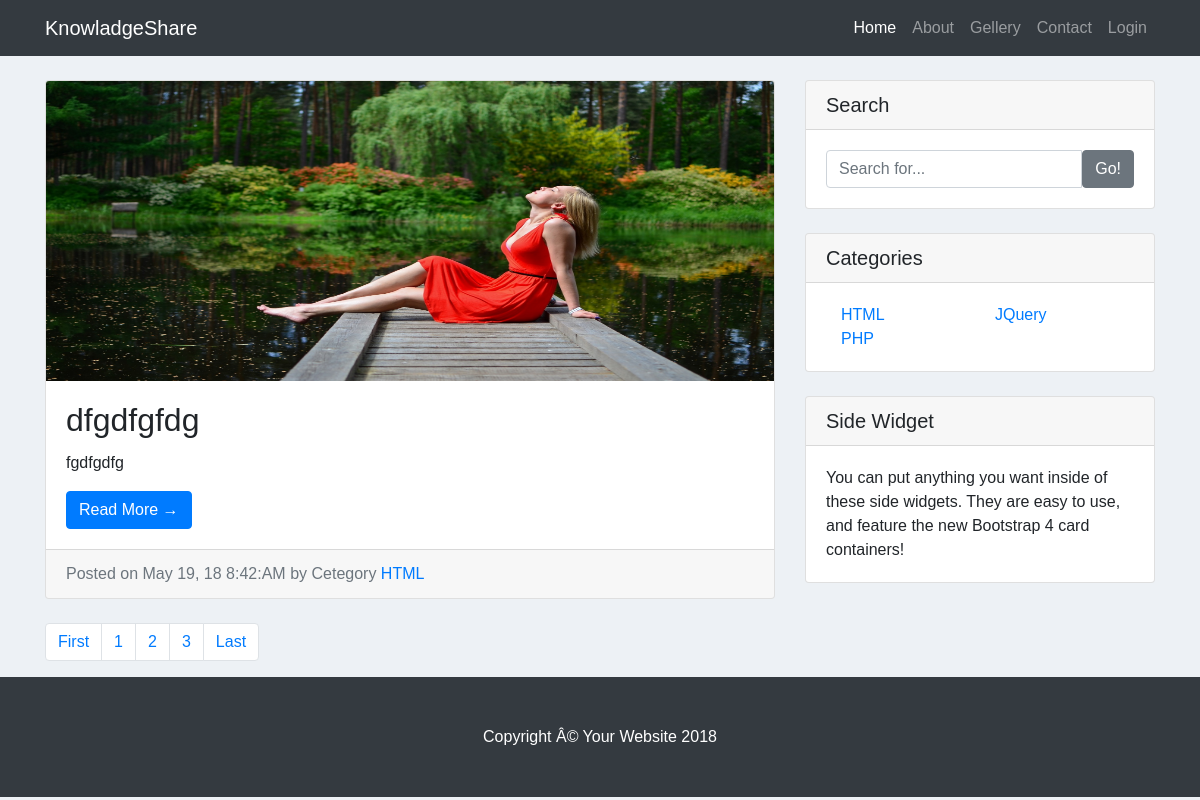
The page / on the database its author committed.
### tables this page shows
CREATE TABLE `options` (
  `option_id` int(11) NOT NULL,
  `page_title` varchar(100) NOT NULL,
  `logo` varchar(100) NOT NULL,
  `about` longtext NOT NULL,
  `widget` longtext NOT NULL,
  `copyright` varchar(50) NOT NULL
);

CREATE TABLE `blog_posts` (
  `post_id` int(11) NOT NULL,
  `post_title` text NOT NULL,
  `post_details` longtext NOT NULL,
  `category_id` int(11) NOT NULL,
  `author` varchar(50) NOT NULL,
  `post_image` varchar(256) DEFAULT NULL,
  `date` timestamp NOT NULL DEFAULT CURRENT_TIMESTAMP
);

CREATE TABLE `post_catergorys` (
  `category_id` int(11) NOT NULL,
  `category_names` varchar(255) NOT NULL
);

### functions/function.php (called while the page is built, shortened)
<?php
  include_once('helpers/date.php');
 function get_header(){
	 require_once('includes/header.php');
 }
  function get_sidebar(){
	  require_once('includes/sidebar.php');
 }
 function get_footer(){
	  require_once('includes/footer.php');
 }
?>

### helpers/date.php (called while the page is built)
<?php
class formate{
 public function formDate($date){
    return date('F j, y g:i:A', strtotime($date));
 }
}
?>

### index.php (the view, shortened to what this page needs)
<?php
 require_once('functions/function.php');
  get_header();
  $date= new formate;
?>
    <div class="container">
      <div class="row">
        <div class="col-md-8">
          <br>
            <?php
         $record_per_page=1;
         if(isset($_GET['page'])){
          $page_number=$_GET['page'];
         }else{
           $page_number=1;
         }
         ?>
         <?php
        $start_form=($page_number-1) *  $record_per_page;
                $sql = "SELECT * FROM blog_posts NATURAL JOIN post_catergorys LIMIT $start_form, $record_per_page ";
                $result = mysqli_query($conn, $sql);
                while($row = mysqli_fetch_assoc($result)){ ?>
                  <div class="card mb-4">
                    <img class="card-img-top" style="height: 300px" src="Admin/uploads/post/<?php echo $row['post_image']?>" alt=" Post Image">
                    <div class="card-body">
                      <h2 class="card-title"><?php echo $row['post_title']?></h2>
                      <p class="card-text"><?php echo substr($row['post_details'],4,250)?></p>
                      <a href="single.php?id=<?php echo $row['post_id']?>" class="btn btn-primary">Read More &rarr;</a>
                    </div>
                    <div class="card-footer text-muted">
                      Posted on <?php echo $date->formDate($row['date'])?>  by
                      <a href="single.html"><?php echo $row['author']?></a> Cetegory <a href="#"><?php echo $row['category_names']?></a>
                    </div>
                  </div>
              <?php  }
            ?>
      <?PHP
      $pagi = "SELECT COUNT(*) AS total FROM blog_posts";
      $page_reuslt = mysqli_query($conn, $pagi);
      $total = mysqli_fetch_object($page_reuslt)->total;
      $pages =number_format($total / $record_per_page);
      ?>
       <nav aria-label="Page navigation example">
        <ul class="pagination">
          <li class="page-item"><a class="page-link" href="?page=1">First</a></li>
          <?php
           for ($a=1; $a <= $pages ; $a++) {   ?>
            <li class="page-item <?php echo(isset($_GET['page'] ) && $_GET['page']==$a) ? 'active' : '' ?>">
               <a class="page-link" href="?page=<?php echo $a?>">
                    <?php  echo $a;?>
              </a>
             </li>
       <?php    }
          ?>
          <li class="page-item"><a class="page-link" href="?page=<?php echo  $pages;?>">Last</a></li>
        </ul>
      </nav>
        </div>
<?php
 get_sidebar();
 get_footer();
?>

### includes/header.php (shortened to what this page needs)
<?php
  require_once('functions/function.php');
  include_once('config.php');
?>
<!DOCTYPE html>
<html lang="en">
  <head>
    <?php
  $sql = "SELECT * FROM options";
    $result = mysqli_query($conn, $sql);
        $row = mysqli_fetch_assoc($result);
    ?>
    <link href="vendor/bootstrap/css/bootstrap.min.css" rel="stylesheet">
	<link rel="stylesheet" type="text/css" href="css/prettyPhoto.css" media="all" />
      <link rel="stylesheet" href="comments/style.css">
    <link href="css/blog-home.css" rel="stylesheet"/>
    <link href="css/custom-style" rel="stylesheet"/>
  </head>
  <body>
    <nav class="navbar navbar-expand-lg navbar-dark bg-dark fixed-top">
      <div class="container">
        <a class="navbar-brand" href="index.php"><?php echo $row['logo']?></a>
        <div class="collapse navbar-collapse" id="navbarResponsive">
          <ul class="navbar-nav ml-auto">
            <li class="nav-item active">
              <a class="nav-link" href="index.php">Home
              </a>
            </li>
            <li class="nav-item">
              <a class="nav-link" href="about.php">About</a>
            </li>
            <li class="nav-item">
              <a class="nav-link" href="gellery.php">Gellery</a>
            </li>
            <li class="nav-item">
              <a class="nav-link" href="contact.php">Contact</a>
            </li>
			<li class="nav-item">
                <?php if(empty($_SESSION['user_id'])){ ?>
              <a class="nav-link" href="Admin/login.php">Login</a>
     <?php       }else{ ?>
                     <a class="nav-link" href="Admin/index.php">Deshboard</a>
            <?php  }
                ?>
            </li>
          </ul>
        </div>
      </div>
    </nav>

### includes/sidebar.php
    <div class="col-md-4">
      <div class="card my-4">
        <h5 class="card-header">Search</h5>
        <div class="card-body">
          <form action="search.php" method="get">
          <div class="input-group">
            <input type="text" class="form-control" name="search" placeholder="Search for..." required>
            <span class="input-group-btn">
              <button class="btn btn-secondary" type="submit">Go!</button>
            </span>
          </div>
          </form>
        </div>
      </div>
      <div class="card my-4">
        <h5 class="card-header">Categories</h5>
        <div class="card-body">
          <div class="row">
            <div class="col-lg-12">
              <ul class="cat_list list-unstyled">
                <?php
                $cat_list= "SELECT * FROM post_catergorys";
                global $conn;
                $cat_resut=mysqli_query($conn,$cat_list);
                while ($cat_row=mysqli_fetch_assoc($cat_resut)) { ?>
                   <div class="col-md-6" style="float:left">
                      <li>
                  <a href="posts.php?category=<?php echo $cat_row['category_id']?>"><?php echo $cat_row['category_names'];?></a>
                </li>
                   </div>
              <?php  }
                ?>
              </ul>
            </div>
          </div>
        </div>
      </div>
      <div class="card my-4">
        <h5 class="card-header">Side Widget</h5>
        <div class="card-body">
          You can put anything you want inside of these side widgets. They are easy to use, and feature the new Bootstrap 4 card containers!
        </div>
      </div>
    </div>
  </div>
</div>

### includes/footer.php (shortened to what this page needs)
    <?php
   include 'config.php';
   $sql = "SELECT * FROM options";
    $result = mysqli_query($conn, $sql);
        $row = mysqli_fetch_assoc($result);
    ?>
    <footer class="py-5 bg-dark">
      <div class="container">
        <p class="m-0 text-center text-white"><?php echo $row['copyright']?></p>
      </div>
    </footer>
  </body>
</html>

### comments/style.css (style rules this page uses)
* { margin:0px; padding:0px; box-sizing:border-box; font-family:'Calibri', sans-serif; outline:none; }
html, body { background-color:#edf1f5; }

### css/blog-home.css (style rules this page uses)
body { padding-top: 54px; }
@media (min-width: 992px) { body { padding-top: 56px; } }

### rows shown on the page
options: logo "KnowladgeShare", copyright "Copyright Â© Your Website 2018"
blog_posts: post_image (picture), post_title "dfgdfgfdg", post_details "fgdfgdfg", date "May 19, 18 8:42:AM", category.category_names "HTML"
post_catergorys: category_names "HTML"
post_catergorys: category_names "JQuery"
post_catergorys: category_names "PHP"
